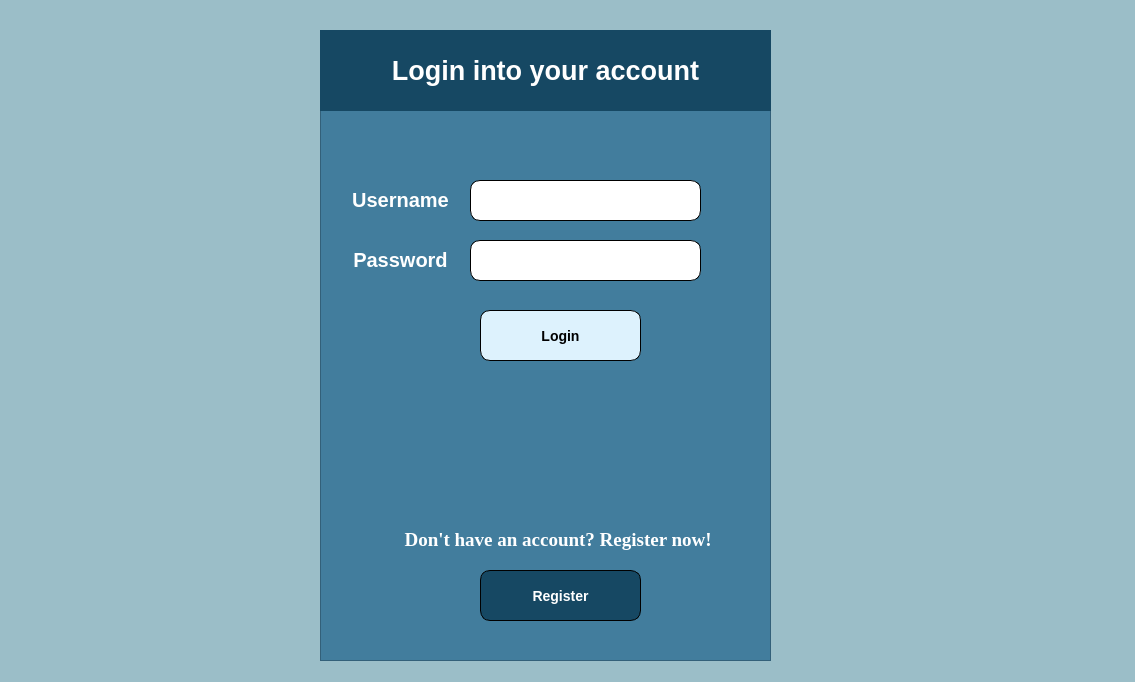
<?xml version="1.0" encoding="UTF-8"?>
<ui version="4.0">
 <class>LoginFormClass</class>
 <widget class="QMainWindow" name="LoginFormClass">
  <property name="geometry">
   <rect>
    <x>0</x>
    <y>0</y>
    <width>1135</width>
    <height>682</height>
   </rect>
  </property>
  <property name="windowTitle">
   <string>LoginForm</string>
  </property>
  <widget class="QWidget" name="centralWidget">
   <property name="styleSheet">
    <string notr="true">QWidget{
	background-color: 
rgb(155, 190, 200)}</string>
   </property>
   <widget class="QFrame" name="frame">
    <property name="geometry">
     <rect>
      <x>320</x>
      <y>30</y>
      <width>451</width>
      <height>631</height>
     </rect>
    </property>
    <property name="styleSheet">
     <string notr="true">QWidget{
	background-color: 
rgb(66, 125, 157)}</string>
    </property>
    <property name="frameShape">
     <enum>QFrame::StyledPanel</enum>
    </property>
    <property name="frameShadow">
     <enum>QFrame::Raised</enum>
    </property>
    <widget class="QLabel" name="label">
     <property name="geometry">
      <rect>
       <x>0</x>
       <y>0</y>
       <width>451</width>
       <height>81</height>
      </rect>
     </property>
     <property name="styleSheet">
      <string notr="true">QLabel{
background: rgb(22, 72, 99)
}</string>
     </property>
     <property name="text">
      <string>&lt;html&gt;&lt;head/&gt;&lt;body&gt;&lt;p align=&quot;center&quot;&gt;&lt;span style=&quot; font-family:'Times New Roman'; font-size:20pt; font-weight:700; color:#ffffff;&quot;&gt;Login into your account&lt;/span&gt;&lt;/p&gt;&lt;/body&gt;&lt;/html&gt;</string>
     </property>
    </widget>
    <widget class="QLabel" name="label_2">
     <property name="geometry">
      <rect>
       <x>20</x>
       <y>150</y>
       <width>121</width>
       <height>41</height>
      </rect>
     </property>
     <property name="styleSheet">
      <string notr="true">background: transparent</string>
     </property>
     <property name="text">
      <string>&lt;html&gt;&lt;head/&gt;&lt;body&gt;&lt;p align=&quot;center&quot;&gt;&lt;span style=&quot;font-family:'Times New Roman'; font-size:15pt; font-weight:700;  color:#ffffff;&quot;&gt;Username&lt;/span&gt;&lt;/p&gt;&lt;/body&gt;&lt;/html&gt;</string>
     </property>
    </widget>
    <widget class="QLabel" name="label_3">
     <property name="geometry">
      <rect>
       <x>20</x>
       <y>210</y>
       <width>121</width>
       <height>41</height>
      </rect>
     </property>
     <property name="styleSheet">
      <string notr="true">background: transparent</string>
     </property>
     <property name="text">
      <string>&lt;html&gt;&lt;head/&gt;&lt;body&gt;&lt;p align=&quot;center&quot;&gt;&lt;span style=&quot;font-family:'Times New Roman'; font-size:15pt; font-weight:700;  color:#ffffff;&quot;&gt;Password&lt;/span&gt;&lt;/p&gt;&lt;/body&gt;&lt;/html&gt;</string>
     </property>
    </widget>
    <widget class="QPushButton" name="loginButton">
     <property name="geometry">
      <rect>
       <x>160</x>
       <y>280</y>
       <width>161</width>
       <height>51</height>
      </rect>
     </property>
     <property name="styleSheet">
      <string notr="true">QPushButton{
background-color: rgb(221, 242, 253);
border-style: outset;
border-width: 1px;
border-radius: 10px;
border-color: black;
font: bold 14px;
color: black;
padding: 6px;
}</string>
     </property>
     <property name="text">
      <string>Login</string>
     </property>
    </widget>
    <widget class="QLabel" name="label_4">
     <property name="geometry">
      <rect>
       <x>70</x>
       <y>490</y>
       <width>341</width>
       <height>41</height>
      </rect>
     </property>
     <property name="font">
      <font>
       <family>Times New Roman</family>
       <pointsize>14</pointsize>
       <bold>true</bold>
      </font>
     </property>
     <property name="styleSheet">
      <string notr="true">background: transparent</string>
     </property>
     <property name="text">
      <string>&lt;html&gt;&lt;head/&gt;&lt;body&gt;&lt;p align=&quot;center&quot;&gt;&lt;span style=&quot; font-family:'Times New Roman'; font-size:14pt; font-weight:700; color:#ffffff;&quot;&gt;Don't have an account? Register now!&lt;/span&gt;&lt;/p&gt;&lt;/body&gt;&lt;/html&gt;

</string>
     </property>
    </widget>
    <widget class="QPushButton" name="registerButton">
     <property name="geometry">
      <rect>
       <x>160</x>
       <y>540</y>
       <width>161</width>
       <height>51</height>
      </rect>
     </property>
     <property name="styleSheet">
      <string notr="true">QPushButton{
background-color: rgb(22, 72, 99);
border-style: outset;
border-width: 1px;
border-radius: 10px;
border-color: black;
font: bold 14px;
color: white;
padding: 6px;
}</string>
     </property>
     <property name="text">
      <string>Register</string>
     </property>
    </widget>
    <widget class="QLineEdit" name="passwordField">
     <property name="geometry">
      <rect>
       <x>150</x>
       <y>210</y>
       <width>231</width>
       <height>41</height>
      </rect>
     </property>
     <property name="styleSheet">
      <string notr="true">QLineEdit{
background-color: white;
border-style: outset;
border-width: 1px;
border-radius: 10px;
border-color: black;
font: bold 14px;
padding: 6px;
}</string>
     </property>
     <property name="echoMode">
      <enum>QLineEdit::Password</enum>
     </property>
    </widget>
    <widget class="QLineEdit" name="usernameField">
     <property name="geometry">
      <rect>
       <x>150</x>
       <y>150</y>
       <width>231</width>
       <height>41</height>
      </rect>
     </property>
     <property name="styleSheet">
      <string notr="true">QLineEdit{
background-color: white;
border-style: outset;
border-width: 1px;
border-radius: 10px;
border-color: black;
font: bold 14px;
padding: 6px;
}</string>
     </property>
     <property name="text">
      <string/>
     </property>
     <property name="echoMode">
      <enum>QLineEdit::Normal</enum>
     </property>
     <property name="dragEnabled">
      <bool>true</bool>
     </property>
    </widget>
    <widget class="QLabel" name="errorLabel">
     <property name="geometry">
      <rect>
       <x>70</x>
       <y>360</y>
       <width>341</width>
       <height>41</height>
      </rect>
     </property>
     <property name="font">
      <font>
       <family>Times New Roman</family>
       <pointsize>14</pointsize>
       <bold>true</bold>
       <underline>false</underline>
       <strikeout>false</strikeout>
      </font>
     </property>
     <property name="styleSheet">
      <string notr="true">QLabel{
background:transparent;
color: red;
font-family:&quot;Times New Roman&quot;;
font-weight:bold;
font-size:14pt;



}</string>
     </property>
     <property name="text">
      <string>&lt;html&gt;&lt;head/&gt;&lt;body&gt;&lt;p align=&quot;center&quot;&gt;&lt;span style=&quot;font-family:'Times New Roman'; font-size:15pt; font-weight:700;  color:#ff0000;&quot;&gt;&lt;/span&gt;&lt;/p&gt;&lt;/body&gt;&lt;/html&gt;</string>
     </property>
     <property name="alignment">
      <set>Qt::AlignCenter</set>
     </property>
     <property name="textInteractionFlags">
      <set>Qt::NoTextInteraction</set>
     </property>
    </widget>
   </widget>
  </widget>
 </widget>
 <layoutdefault spacing="6" margin="11"/>
 <resources>
  <include location="LoginForm.qrc"/>
 </resources>
 <connections/>
</ui>
